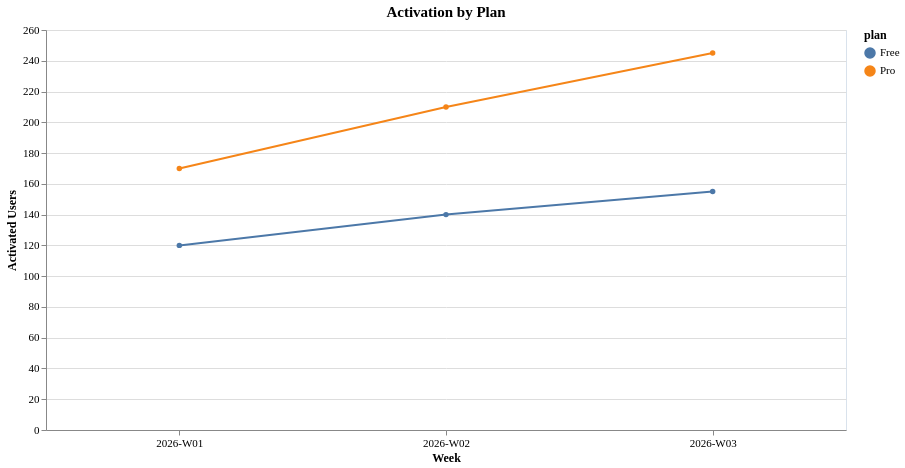

Vega-Lite specification for this chart:
### Vega-Lite specification from a JSON file in a GitHub repository (floating-point values rounded to 4 significant figures)
{"config": {"view": {"continuousWidth": 300, "continuousHeight": 300, "stroke": "#d9e2ec"}, "axis": {"labelAngle": 0, "labelFontSize": 11, "titleFontSize": 12, "titleFontWeight": 600, "labelFont": "Hanken Grotesk", "titleFont": "Hanken Grotesk"}, "legend": {"labelFontSize": 11, "titleFontSize": 12, "titleFontWeight": 600, "labelFont": "Hanken Grotesk", "titleFont": "Hanken Grotesk"}, "title": {"fontSize": 15, "fontWeight": 600, "subtitleFontSize": 12, "subtitleFontWeight": 400, "font": "Hanken Grotesk", "subtitleFont": "Hanken Grotesk"}}, "data": {"name": "data-dc9678f69dc0d126c5e22668bcd72b0e"}, "mark": {"type": "line", "point": true}, "encoding": {"color": {"field": "plan", "type": "nominal"}, "opacity": {"condition": {"param": "param_029f6f27ab98f4cc", "value": 1}, "value": 0.2}, "tooltip": [{"field": "week", "type": "nominal"}, {"field": "activated_users", "type": "quantitative"}, {"field": "plan", "type": "nominal"}], "x": {"axis": {"labelAngle": 0}, "field": "week", "title": "Week", "type": "nominal"}, "y": {"field": "activated_users", "title": "Activated Users", "type": "quantitative"}}, "height": 400, "params": [{"name": "param_029f6f27ab98f4cc", "select": {"type": "point", "fields": ["plan"]}, "bind": "legend"}], "title": "Activation by Plan", "width": 800, "$schema": "https://vega.github.io/schema/vega-lite/v6.4.1.json", "datasets": {"data-dc9678f69dc0d126c5e22668bcd72b0e": [{"week": "2026-W01", "plan": "Pro", "activated_users": 170.0}, {"week": "2026-W03", "plan": "Pro", "activated_users": 245.0}, {"week": "2026-W02", "plan": "Pro", "activated_users": 210.0}, {"week": "2026-W01", "plan": "Free", "activated_users": 120.0}, {"week": "2026-W03", "plan": "Free", "activated_users": 155.0}, {"week": "2026-W02", "plan": "Free", "activated_users": 140.0}]}}
